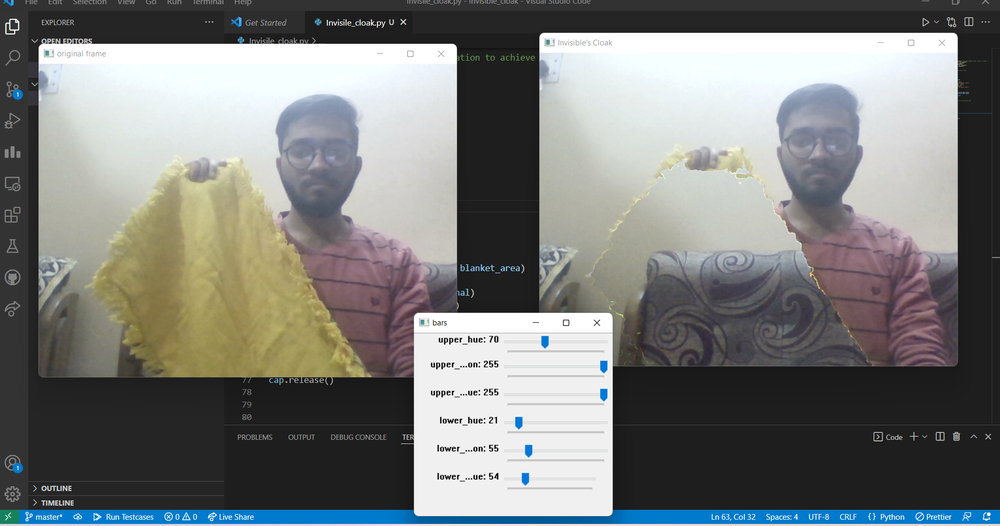
#> input picture Sample1.png, 1000 x 526 px, shrunk from 1913 x 1007 before the run, given in place of the camera
$ python Invisile_cloak.py
#> lines starting #> are read from the running program, lines starting #| are printed output that depends on the picture; after the words box and inside, x2 and y2 are one past the last pixel; in counts of white or black regions, pixels touching at a corner belong together
import cv2
import numpy


def emptyfunc(x):
	print("")

#For camera
cap = cv2.VideoCapture(0)

bars = cv2.namedWindow("bars")

cv2.createTrackbar("upper_hue","bars",70,180,emptyfunc)   #on each change of value ,function is called
cv2.createTrackbar("upper_saturation","bars",255, 255, emptyfunc)
cv2.createTrackbar("upper_value","bars",255, 255, emptyfunc)
cv2.createTrackbar("lower_hue","bars",21,180, emptyfunc)
cv2.createTrackbar("lower_saturation","bars",55, 255, emptyfunc)
cv2.createTrackbar("lower_value","bars",54, 255, emptyfunc)


while(True):
	cv2.waitKey(1000)   #wait for 1000 ms and then select frame
	ret,init_frame = cap.read()
#> init_frame is the input picture: shape (526, 1000, 3); mean B, G, R 123.5, 125.1, 123.5
	#check if the frame is returned then brake
	if(ret):
		break

# Start capturing the frames
while(True):
	ret,frame = cap.read()
	inspect = cv2.cvtColor(frame, cv2.COLOR_BGR2HSV)
#> inspect: shape (526, 1000, 3); mean H, S, V 54.2, 24.5, 130.8

	upper_hue = cv2.getTrackbarPos("upper_hue", "bars")
	upper_saturation = cv2.getTrackbarPos("upper_saturation", "bars")
	upper_value = cv2.getTrackbarPos("upper_value", "bars")
	lower_value = cv2.getTrackbarPos("lower_value","bars")
	lower_hue = cv2.getTrackbarPos("lower_hue","bars")
	lower_saturation = cv2.getTrackbarPos("lower_saturation","bars")

	#Kernel to  use for dilation for small dots
	kernel = numpy.ones((3,3),numpy.uint8)

	upper_hsv = numpy.array([upper_hue,upper_saturation,upper_value])
	lower_hsv = numpy.array([lower_hue,lower_saturation,lower_value])

	mask = cv2.inRange(inspect, lower_hsv, upper_hsv)
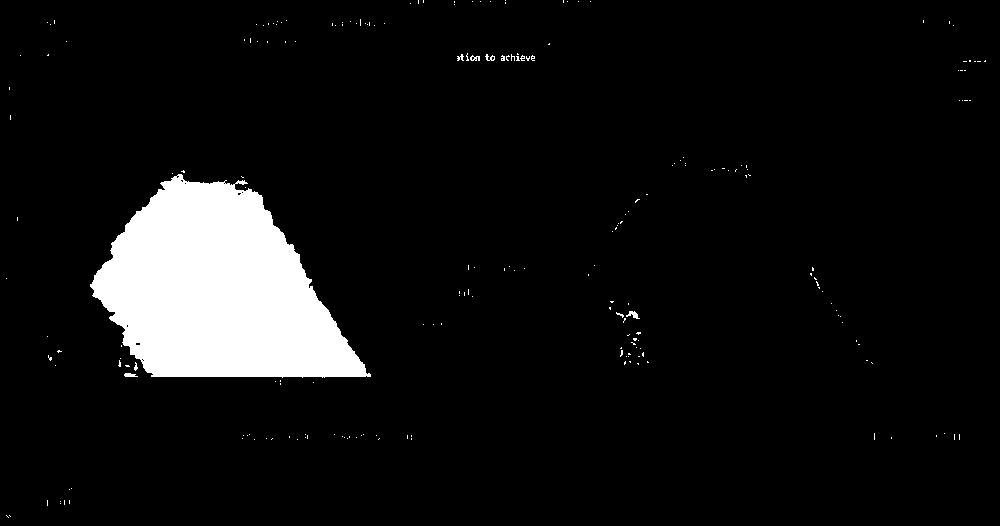
#> mask: shape (526, 1000); 7.1% white; 217 white regions (210 under 20 px), largest, box (x1, y1, x2, y2) and area: (90, 174, 371, 378) 36536, (626, 311, 640, 319) 55, (124, 373, 138, 377) 42
	mask = cv2.medianBlur(mask,3)
#> mask: shape (526, 1000); 7% white; 39 white regions (32 under 20 px), largest, box (x1, y1, x2, y2) and area: (90, 174, 371, 378) 36505, (627, 311, 639, 319) 50, (124, 373, 136, 377) 39
	mask_inv = 255-mask
	mask = cv2.dilate(mask,kernel,5)
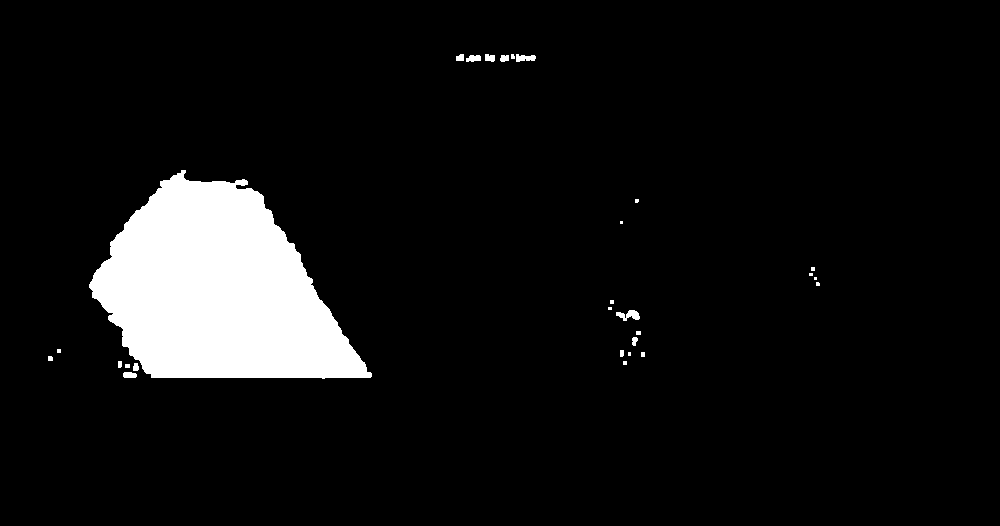
#> mask: shape (526, 1000); 7.3% white; 28 white regions (12 under 20 px), largest, box (x1, y1, x2, y2) and area: (89, 170, 372, 379) 37616, (616, 310, 640, 321) 152, (516, 54, 536, 62) 113

	#The mixing of frames in a combination to achieve the required frame
	b = frame[:,:,0]
	g = frame[:,:,1]
	r = frame[:,:,2]
	b = cv2.bitwise_and(mask_inv, b)
	g = cv2.bitwise_and(mask_inv, g)
	r = cv2.bitwise_and(mask_inv, r)
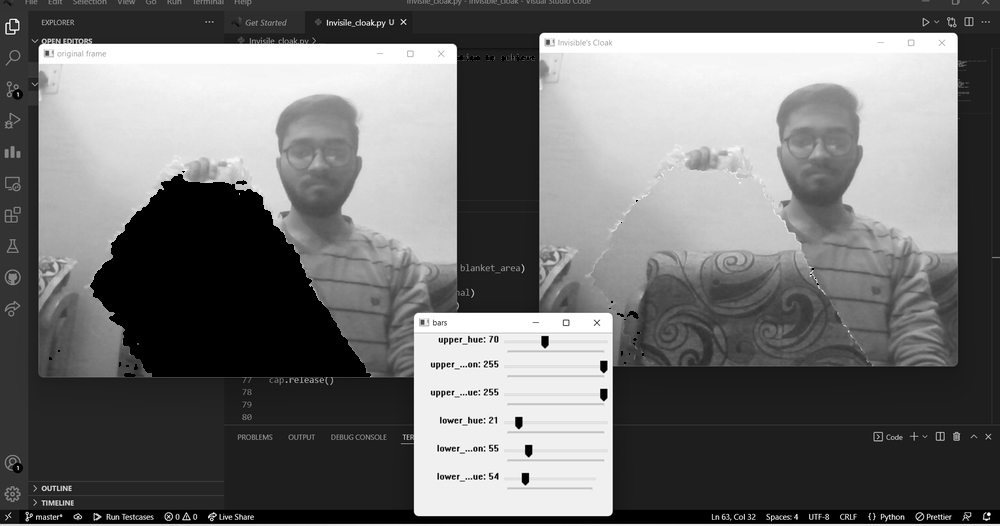
#> r: shape (526, 1000); min 0, max 255, mean 112.3
	frame_inv = cv2.merge((b,g,r))
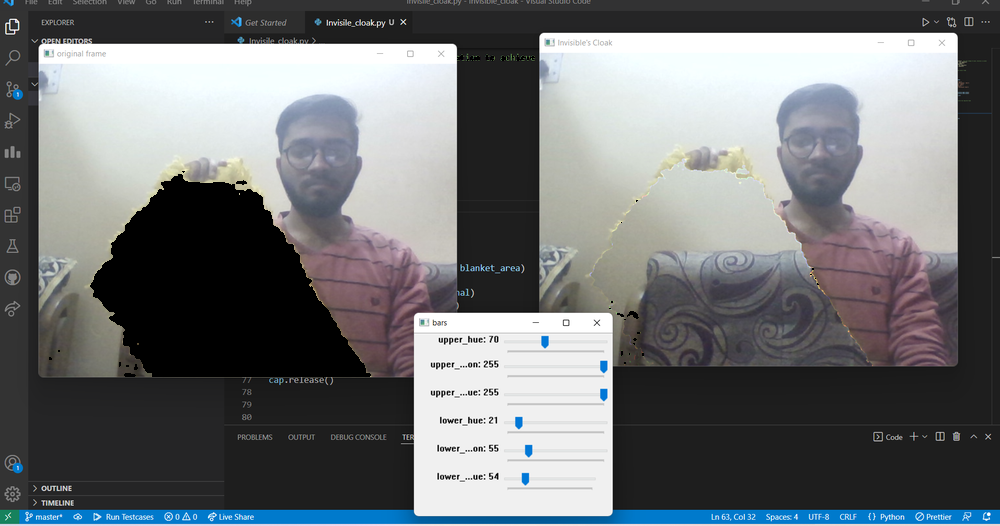
#> frame_inv: shape (526, 1000, 3); mean of channels 0, 1, 2 116.7, 114.7, 112.3; drawn as B, G, R

	b = init_frame[:,:,0]
	g = init_frame[:,:,1]
	r = init_frame[:,:,2]
	b = cv2.bitwise_and(b,mask)
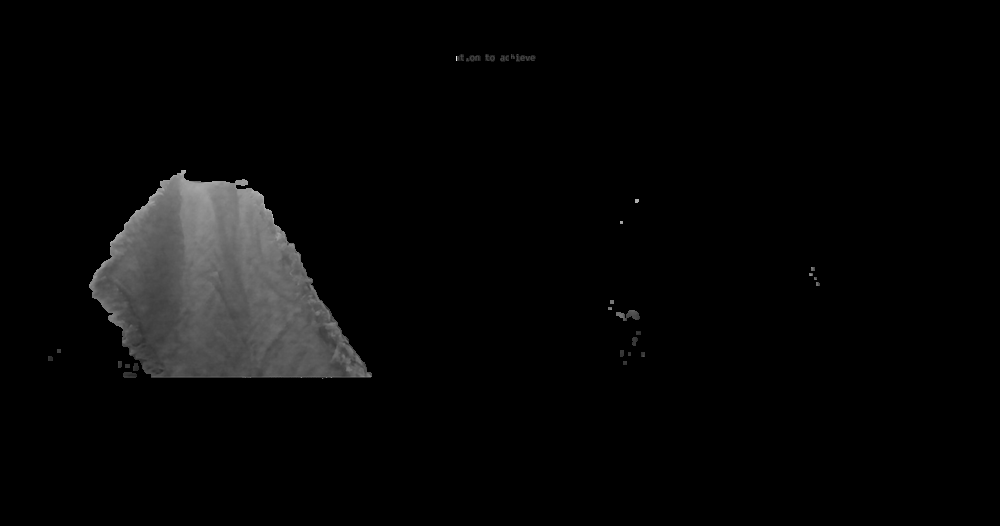
#> b: shape (526, 1000); min 0, max 233, mean 7.1
	g = cv2.bitwise_and(g,mask)
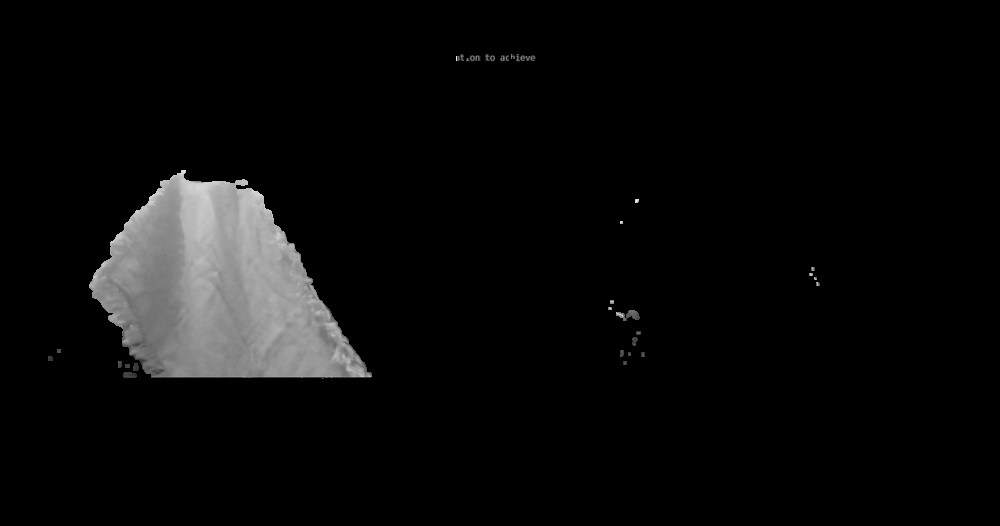
#> g: shape (526, 1000); min 0, max 240, mean 10.9
	r = cv2.bitwise_and(r,mask)
	blanket_area = cv2.merge((b,g,r))
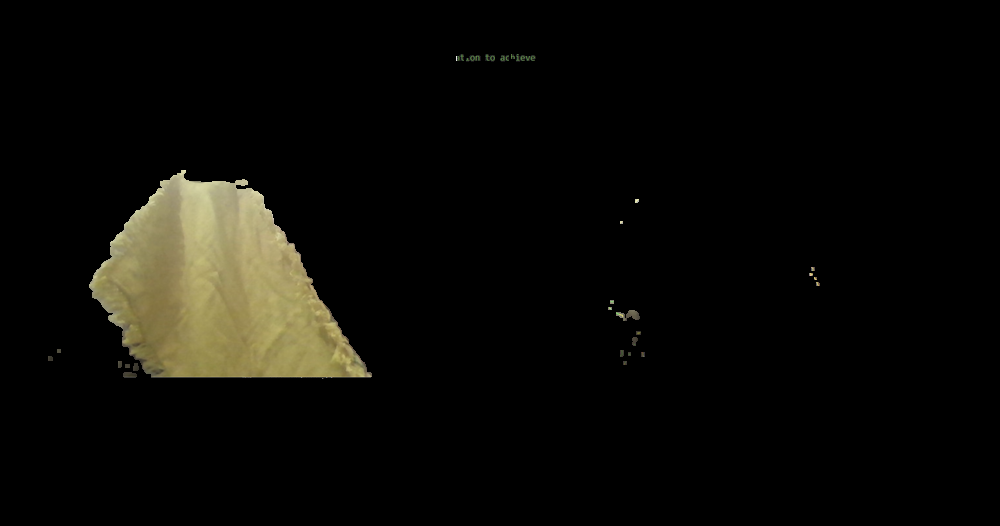
#> blanket_area: shape (526, 1000, 3); mean B, G, R 7.1, 10.9, 11.6

	final = cv2.bitwise_or(frame_inv, blanket_area)

	cv2.imshow("Invisible's Cloak",final)
	cv2.imshow("original frame",frame)

	if(cv2.waitKey(3) == ord('q')):
#> (key q is pressed here)
		break;

cv2.destroyAllWindows()
cap.release()
